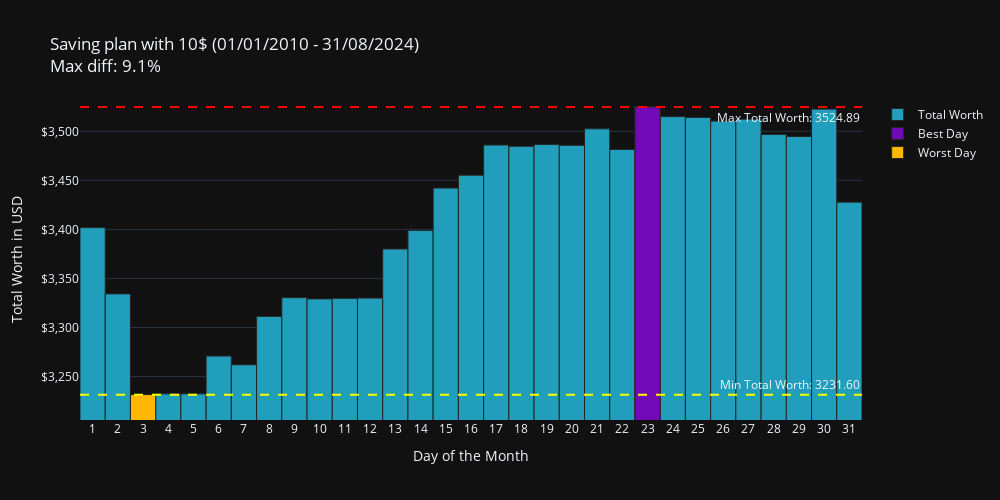

Notebook code for this chart:
### Markdown cell above
## Period 5

### Code cell
fig = plot_total_worth(
    df=df,
    invest_amount=10,
    period=period5,
    title="Saving plan with 10$"
)
fig.show()

### Figure 1 — Plotly figure (JSON) as saved in the notebook; plotly's stock layout.template omitted (floating-point values rounded to 4 significant figures)
{"data": [{"name": "Total Worth", "type": "bar", "x": [1, 2, 3, 4, 5, 6, 7, 8, 9, 10, 11, 12, 13, 14, 15, 16, 17, 18, 19, 20, 21, 22, 23, 24, 25, 26, 27, 28, 29, 30, 31], "y": [3402.0, 3334.0, 3232.0, 3232.0, 3232.0, 3271.0, 3262.0, 3311.0, 3330.0, 3329.0, 3330.0, 3330.0, 3380.0, 3399.0, 3442.0, 3455.0, 3486.0, 3485.0, 3486.0, 3486.0, 3503.0, 3481.0, 3525.0, 3515.0, 3514.0, 3510.0, 3512.0, 3497.0, 3495.0, 3523.0, 3428.0]}, {"marker": {"color": "#7209b7"}, "name": "Best Day", "type": "bar", "x": [23], "y": [3525.0]}, {"marker": {"color": "#ffb703"}, "name": "Worst Day", "type": "bar", "x": [3], "y": [3232.0]}], "layout": {"annotations": [{"showarrow": false, "text": "Max Total Worth: 3524.89", "x": 1, "xanchor": "right", "xref": "x domain", "y": 3525.0, "yanchor": "top", "yref": "y"}, {"showarrow": false, "text": "Min Total Worth: 3231.60", "x": 1, "xanchor": "right", "xref": "x domain", "y": 3232.0, "yanchor": "bottom", "yref": "y"}], "barmode": "overlay", "height": 500, "shapes": [{"line": {"color": "red", "dash": "dash"}, "type": "line", "x0": 0, "x1": 1, "xref": "x domain", "y0": 3525.0, "y1": 3525.0, "yref": "y"}, {"line": {"color": "yellow", "dash": "dash"}, "type": "line", "x0": 0, "x1": 1, "xref": "x domain", "y0": 3232.0, "y1": 3232.0, "yref": "y"}], "title": {"text": "Saving plan with 10$ (01/01/2010 - 31/08/2024)<br>Max diff: 9.1%"}, "width": 1000, "xaxis": {"tickmode": "array", "tickvals": [1, 2, 3, 4, 5, 6, 7, 8, 9, 10, 11, 12, 13, 14, 15, 16, 17, 18, 19, 20, 21, 22, 23, 24, 25, 26, 27, 28, 29, 30, 31], "title": {"text": "Day of the Month"}}, "yaxis": {"range": [3206.0, 3532.0], "tickformat": "$,.0f", "title": {"text": "Total Worth in USD"}}}}
